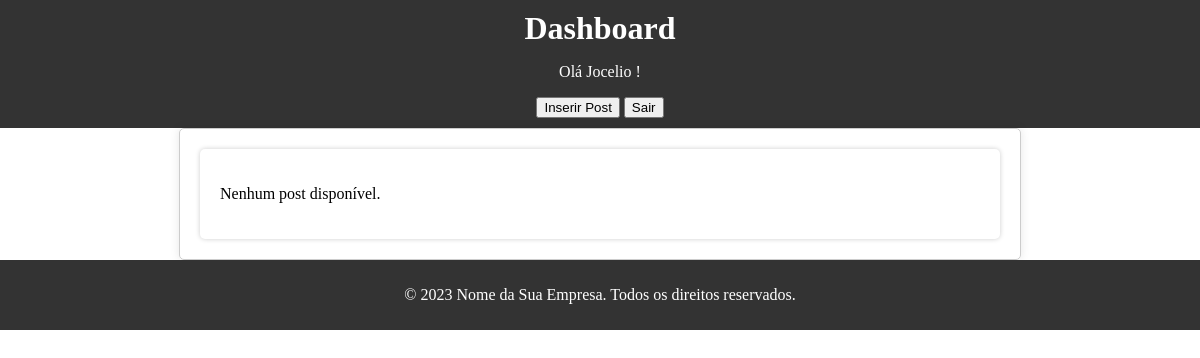
The page /site/dashboard.php (signed in) on the database as committed earlier.
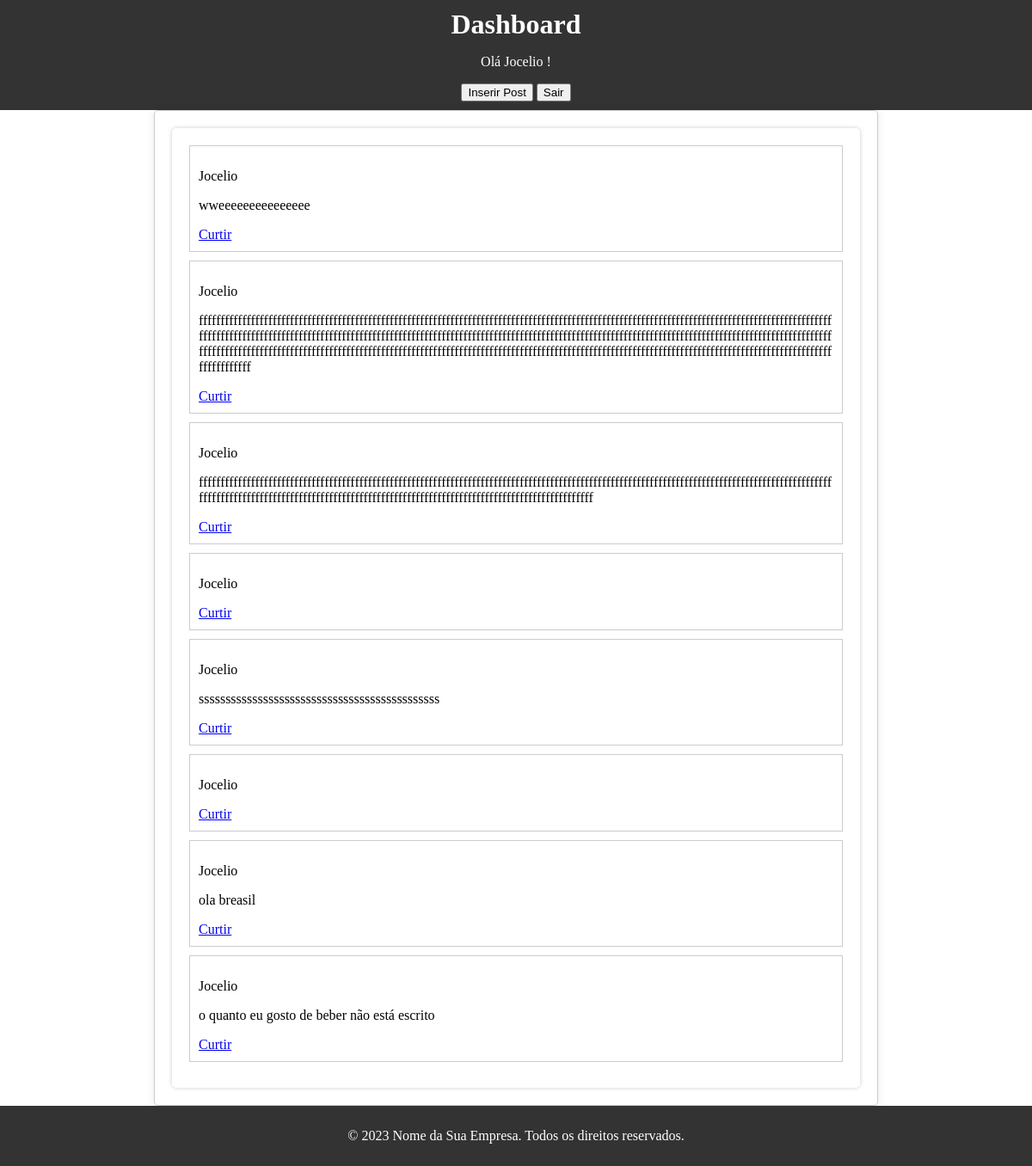
The same page on the database as committed later.
### tables this page shows
CREATE TABLE `posts` (
  `post_id` int(11) NOT NULL,
  `user_id` int(11) NOT NULL,
  `post_content` longtext DEFAULT NULL,
  `likes` int(11) DEFAULT 0,
  `post_date` timestamp NOT NULL DEFAULT current_timestamp(),
  `title` varchar(255) NOT NULL
);

CREATE TABLE `users` (
  `user_id` int(11) NOT NULL,
  `username` varchar(255) NOT NULL,
  `password` varchar(255) NOT NULL
);

### site/dashboard.php (the view, shortened to what this page needs)
<!DOCTYPE html>
<html>
<head>
    <link rel="stylesheet" type="text/css" href="css/style.css">
</head>
<body>
    <header>
         <?php
        if (isset($_SESSION['username'])) {
             $user =  $_SESSION['username'];
        } else {
            header("Location: login.php");
            exit();
        }
        ?>
        <h1>Dashboard</h1>
        <p>Olá <?php echo" $user !" ?></p>
            <button id="inserir-post-btn">Inserir Post</button>
            <button id="inserir-post-btn">Sair</button>
    </header>
    <main>
        <div class="container">
            <section class="posts">
                <section>
                <?php
                require_once "db.php";
                $posts_per_page = 10;
                $page = isset($_GET['page']) ? $_GET['page'] : 1;
                $start = ($page - 1) * $posts_per_page;
                $sql = "SELECT posts.*, users.username AS author FROM posts INNER JOIN users ON posts.user_id = users.user_id ORDER BY post_id DESC LIMIT $start, $posts_per_page";
                $result = $conn->query($sql);
                $count_sql = "SELECT COUNT(*) as total FROM posts";
                $count_result = $conn->query($count_sql);
                if ($result->num_rows > 0) {
                    while ($row = $result->fetch_assoc()) {
                        echo "<div class='post'>";
                        echo "<p>{$row['author']}</p>";
                        echo "<p>{$row['post_content']}</p>";
                        echo "<a href='like.php?post_id={$row['post_id']}'>Curtir</a>";
                        echo "</div>";
                    }
                } else {
                    echo "<p>Nenhum post disponível.</p>";
                }
                ?>
            </section>
        </div>
    </main>
</body>
<?php include 'includes/footer.php'; ?>
</html>

Rows that differ between the two databases and show on the page:
added posts: user.username "Jocelio", post_content "wweeeeeeeeeeeeeee"
added posts: user.username "Jocelio", post_content "ffffffffffffffffffffffffffffffffffffffffffffffffffffffffffffffffffffffffffffffffffffffffffffffffffffffffffffffffffffffffffffffffffffffffffffffffffffffffffffffffffffffffffffffffffffffffffffffffffffffffffffffffffffffffffffffffffffffffffffffffffffffffffffffffffffffffffffffffffffffffffffffffffffffffffffffffffffffffffffffffffffffffffffffffffffffffffffffffffffffffffffffffffffffffffffffffffffffffffffffffffffffffffffffffffffffffffffffffffffffffffffffffff"
added posts: user.username "Jocelio", post_content "fffffffffffffffffffffffffffffffffffffffffffffffffffffffffffffffffffffffffffffffffffffffffffffffffffffffffffffffffffffffffffffffffffffffffffffffffffffffffffffffffffffffffffffffffffffffffffffffffffffffffffffffffffffffffffffffffffffffffffff"
added posts: user.username "Jocelio"
added posts: user.username "Jocelio", post_content "sssssssssssssssssssssssssssssssssssssssssssss"
added posts: user.username "Jocelio"
added posts: user.username "Jocelio", post_content "ola breasil"
added posts: user.username "Jocelio", post_content "o quanto eu gosto de beber não está escrito"
Other text that changed with them:
text no longer shown: "Nenhum post disponível."
